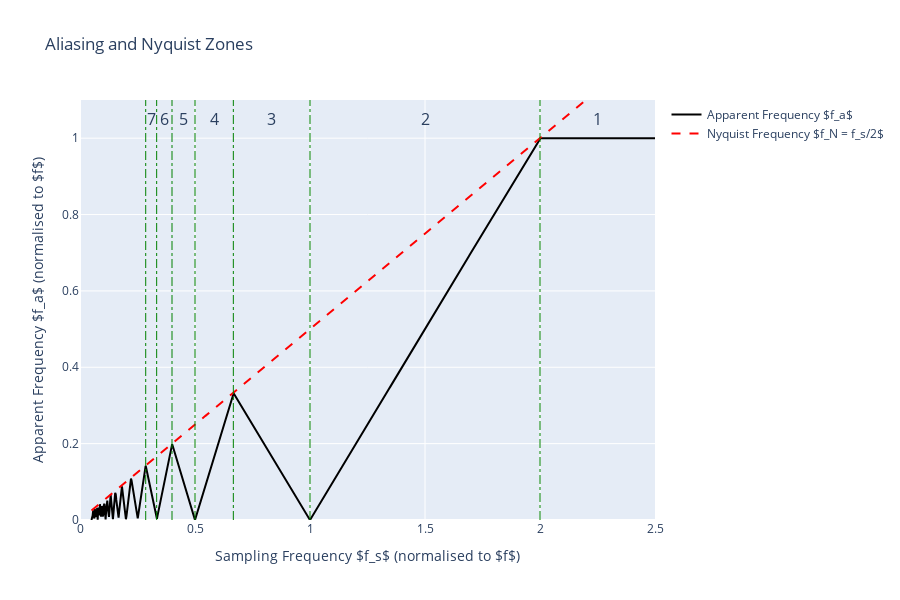

Notebook code cell kept with this figure:
### Markdown cell above
Demo of how the apparent frequency changes based on aliasing.

### Code cell
import numpy as np
import numpy.typing as npt
import plotly.graph_objects as go

from fit_error_dampened_sine_wave import math_functions

# 2. Sweep sampling frequencies
f_true: float = 1.0  # true signal frequency in Hz
f_s_vals: npt.NDArray[np.float64] = np.linspace(0.05, 2.5, 1000)
f_a_vals: npt.NDArray[np.float64] = np.array(
    [math_functions.apparent_frequency(f_true, f_s) for f_s in f_s_vals]
)

# 3. Nyquist frequency line: f_N = f_s / 2
f_N_vals: npt.NDArray[np.float64] = f_s_vals / 2

# 4. Nyquist zone boundaries (vertical lines)
zone_edges = 2 / np.arange(1, 8.0, 1.0)

# 5. Visualize
fig = go.Figure().update_layout(width=900, height=600)

# Apparent frequency trace
fig.add_trace(
    go.Scatter(
        x=f_s_vals,
        y=f_a_vals / f_true,  # normalize by true frequency
        name="Apparent Frequency $f_a$",
        mode="lines",
        line=dict(color="black"),
    )
)

# Nyquist frequency line
fig.add_trace(
    go.Scatter(
        x=f_s_vals,
        y=f_N_vals / f_true,
        name="Nyquist Frequency $f_N = f_s/2$",
        mode="lines",
        line=dict(color="red", dash="dash"),
    )
)

# Vertical lines for Nyquist zones
for edge in zone_edges:
    fig.add_vline(
        x=edge,
        line_width=1,
        line_dash="dashdot",
        line_color="green",
    )

zone_edges = np.insert(zone_edges, 0, 2.5)  # Extend to cover the full range
# Annotate zone numbers
# Corrected annotation: zones should decrease with increasing f_s
for i in range(1, len(zone_edges)):
    mid = (zone_edges[i - 1] + zone_edges[i]) / 2
    zone_number = i
    fig.add_annotation(
        x=mid, y=1.05, text=f"{zone_number}", showarrow=False, font=dict(size=16)
    )

fig.update_layout(
    title="Aliasing and Nyquist Zones",
    xaxis_title="Sampling Frequency $f_s$ (normalised to $f$)",
    yaxis_title="Apparent Frequency $f_a$ (normalised to $f$)",
    xaxis=dict(range=[0, 2.5]),
    yaxis=dict(range=[0, 1.1]),
    showlegend=True,
)

fig.show()

### Figure 1 — Plotly figure (JSON) as saved in the notebook; plotly's stock layout.template omitted (floating-point values rounded to 4 significant figures; data arrays with more than 128 entries replaced by an {"elided": "..."} marker saying what was removed)
{"data": [{"line": {"color": "black"}, "mode": "lines", "name": "Apparent Frequency $f_a$", "type": "scatter", "x": {"elided": "1000 float values"}, "y": {"elided": "1000 float values"}}, {"line": {"color": "red", "dash": "dash"}, "mode": "lines", "name": "Nyquist Frequency $f_N = f_s/2$", "type": "scatter", "x": {"elided": "1000 float values"}, "y": {"elided": "1000 float values"}}], "layout": {"annotations": [{"font": {"size": 16}, "showarrow": false, "text": "1", "x": 2.25, "y": 1.05}, {"font": {"size": 16}, "showarrow": false, "text": "2", "x": 1.5, "y": 1.05}, {"font": {"size": 16}, "showarrow": false, "text": "3", "x": 0.8333, "y": 1.05}, {"font": {"size": 16}, "showarrow": false, "text": "4", "x": 0.5833, "y": 1.05}, {"font": {"size": 16}, "showarrow": false, "text": "5", "x": 0.45, "y": 1.05}, {"font": {"size": 16}, "showarrow": false, "text": "6", "x": 0.3667, "y": 1.05}, {"font": {"size": 16}, "showarrow": false, "text": "7", "x": 0.3095, "y": 1.05}], "height": 600, "shapes": [{"line": {"color": "green", "dash": "dashdot", "width": 1}, "type": "line", "x0": 2, "x1": 2, "xref": "x", "y0": 0, "y1": 1, "yref": "y domain"}, {"line": {"color": "green", "dash": "dashdot", "width": 1}, "type": "line", "x0": 1, "x1": 1, "xref": "x", "y0": 0, "y1": 1, "yref": "y domain"}, {"line": {"color": "green", "dash": "dashdot", "width": 1}, "type": "line", "x0": 0.6667, "x1": 0.6667, "xref": "x", "y0": 0, "y1": 1, "yref": "y domain"}, {"line": {"color": "green", "dash": "dashdot", "width": 1}, "type": "line", "x0": 0.5, "x1": 0.5, "xref": "x", "y0": 0, "y1": 1, "yref": "y domain"}, {"line": {"color": "green", "dash": "dashdot", "width": 1}, "type": "line", "x0": 0.4, "x1": 0.4, "xref": "x", "y0": 0, "y1": 1, "yref": "y domain"}, {"line": {"color": "green", "dash": "dashdot", "width": 1}, "type": "line", "x0": 0.3333, "x1": 0.3333, "xref": "x", "y0": 0, "y1": 1, "yref": "y domain"}, {"line": {"color": "green", "dash": "dashdot", "width": 1}, "type": "line", "x0": 0.2857, "x1": 0.2857, "xref": "x", "y0": 0, "y1": 1, "yref": "y domain"}], "showlegend": true, "title": {"text": "Aliasing and Nyquist Zones"}, "width": 900, "xaxis": {"range": [0, 2.5], "title": {"text": "Sampling Frequency $f_s$ (normalised to $f$)"}}, "yaxis": {"range": [0, 1.1], "title": {"text": "Apparent Frequency $f_a$ (normalised to $f$)"}}}}
